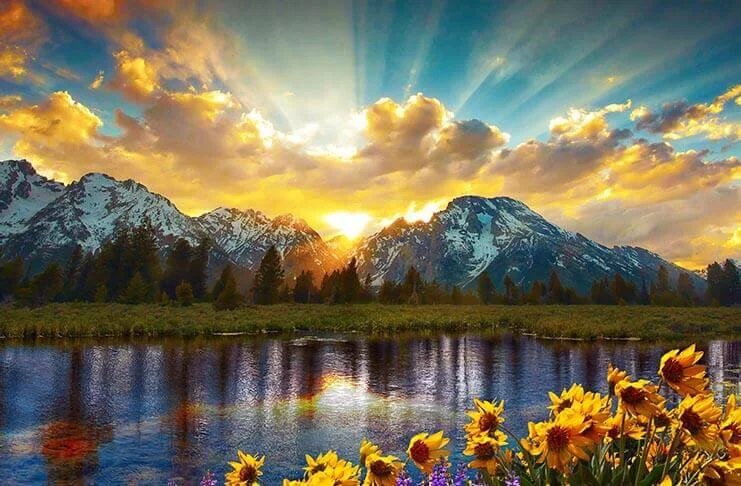
#> input picture Laboratorio12/paisaje.jpg, 741 x 486 px
$ python blue.py
#> lines starting #> are read from the running program, lines starting #| are printed output that depends on the picture
import cv2

image = cv2.imread('paisaje.jpg')
#> image is the input picture: shape (486, 741, 3); mean B, G, R 89.5, 113, 119.8

width = image.shape[1]
#> width = 741
height = image.shape[0]
#> height = 486
new_size = (int(width*0.8), int(height*0.8))
#> new_size = (592, 388)

image = cv2.resize(image, new_size)
#> image: shape (388, 592, 3)

blue = image.copy()
blue[:, :, 1] = 0
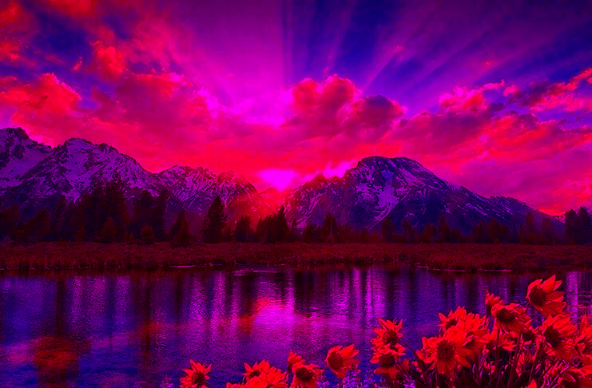
#> blue: shape (388, 592, 3); mean B, G, R 89.4, 0, 119.7
blue[:, :, 2] = 0
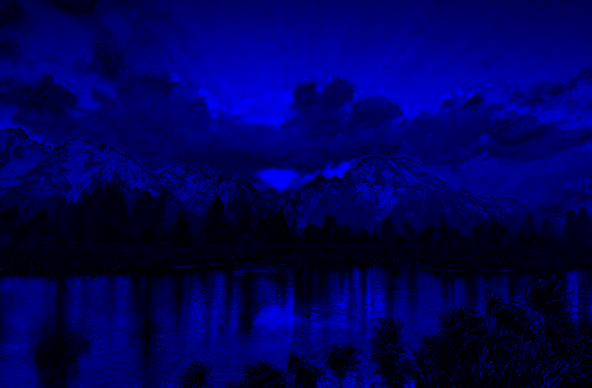
#> blue: shape (388, 592, 3); mean B, G, R 89.4, 0, 0

cv2.imshow('Original image', image)
cv2.imshow('Blue image', blue)

cv2.waitKey(0)
